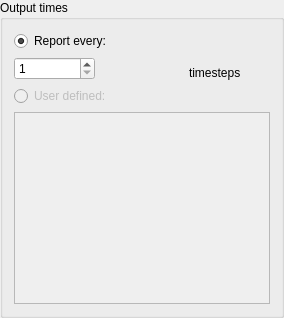
               <widget class="QGroupBox" name="groupBox_4">
                <property name="title">
                 <string>Output times</string>
                </property>
                <property name="flat">
                 <bool>false</bool>
                </property>
                <layout class="QGridLayout" name="gridLayout_20">
                 <item row="0" column="0" colspan="3">
                  <widget class="QRadioButton" name="checkOutputTimeStep">
                   <property name="text">
                    <string>Report every:</string>
                   </property>
                   <property name="checked">
                    <bool>true</bool>
                   </property>
                   <attribute name="buttonGroup">
                    <string>buttonGroup_2</string>
                   </attribute>
                  </widget>
                 </item>
                 <item row="2" column="0" rowspan="2">
                  <widget class="QSpinBox" name="printinterval">
                   <property name="minimum">
                    <number>1</number>
                   </property>
                  </widget>
                 </item>
                 <item row="3" column="2">
                  <widget class="QLabel" name="label_16">
                   <property name="text">
                    <string>timesteps</string>
                   </property>
                  </widget>
                 </item>
                 <item row="5" column="0" colspan="3">
                  <widget class="QPlainTextEdit" name="plainTextEdit">
                   <property name="enabled">
                    <bool>false</bool>
                   </property>
                   <property name="plainText">
                    <string/>
                   </property>
                  </widget>
                 </item>
                 <item row="4" column="0" colspan="3">
                  <widget class="QRadioButton" name="checkOutputTimeUser">
                   <property name="enabled">
                    <bool>false</bool>
                   </property>
                   <property name="text">
                    <string>User defined:</string>
                   </property>
                   <attribute name="buttonGroup">
                    <string>buttonGroup_2</string>
                   </attribute>
                  </widget>
                 </item>
                </layout>
               </widget>
